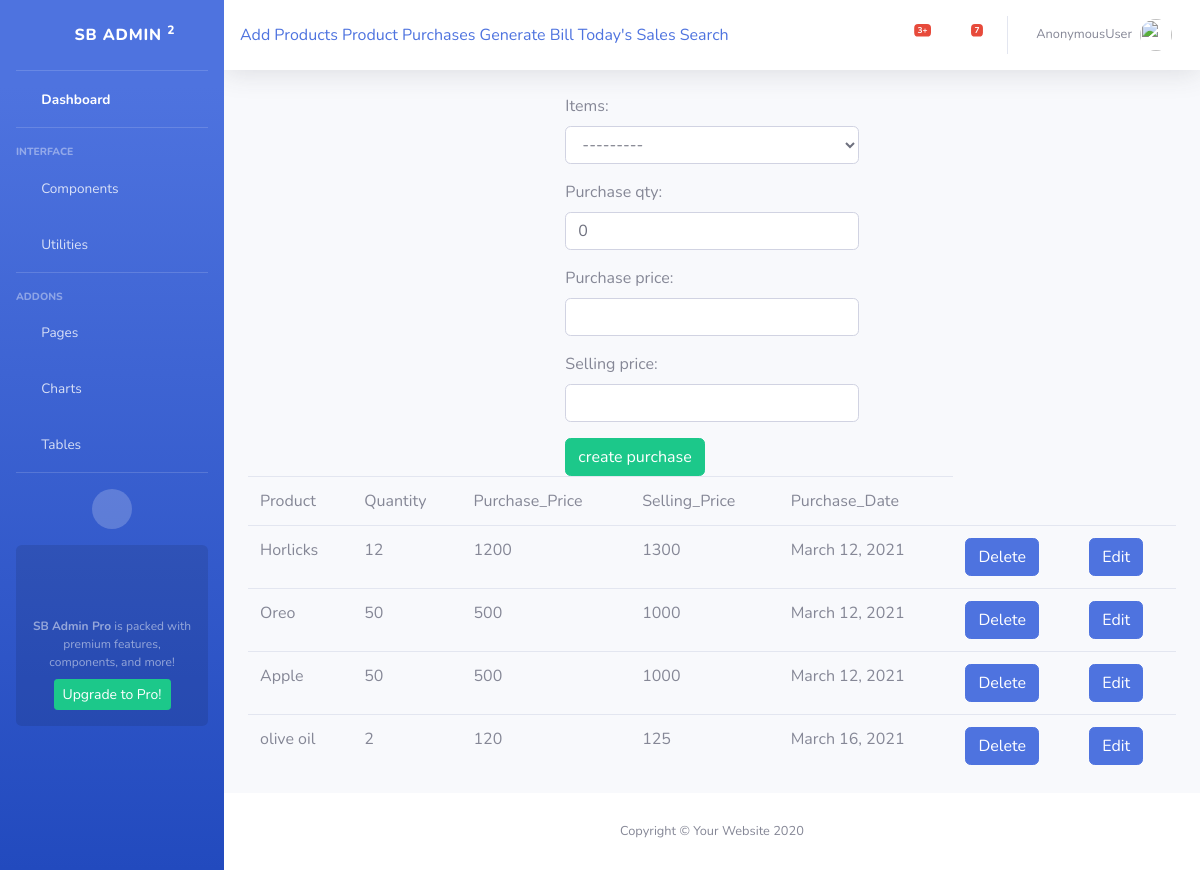
Page /billing/productcreate on the earlier database version.
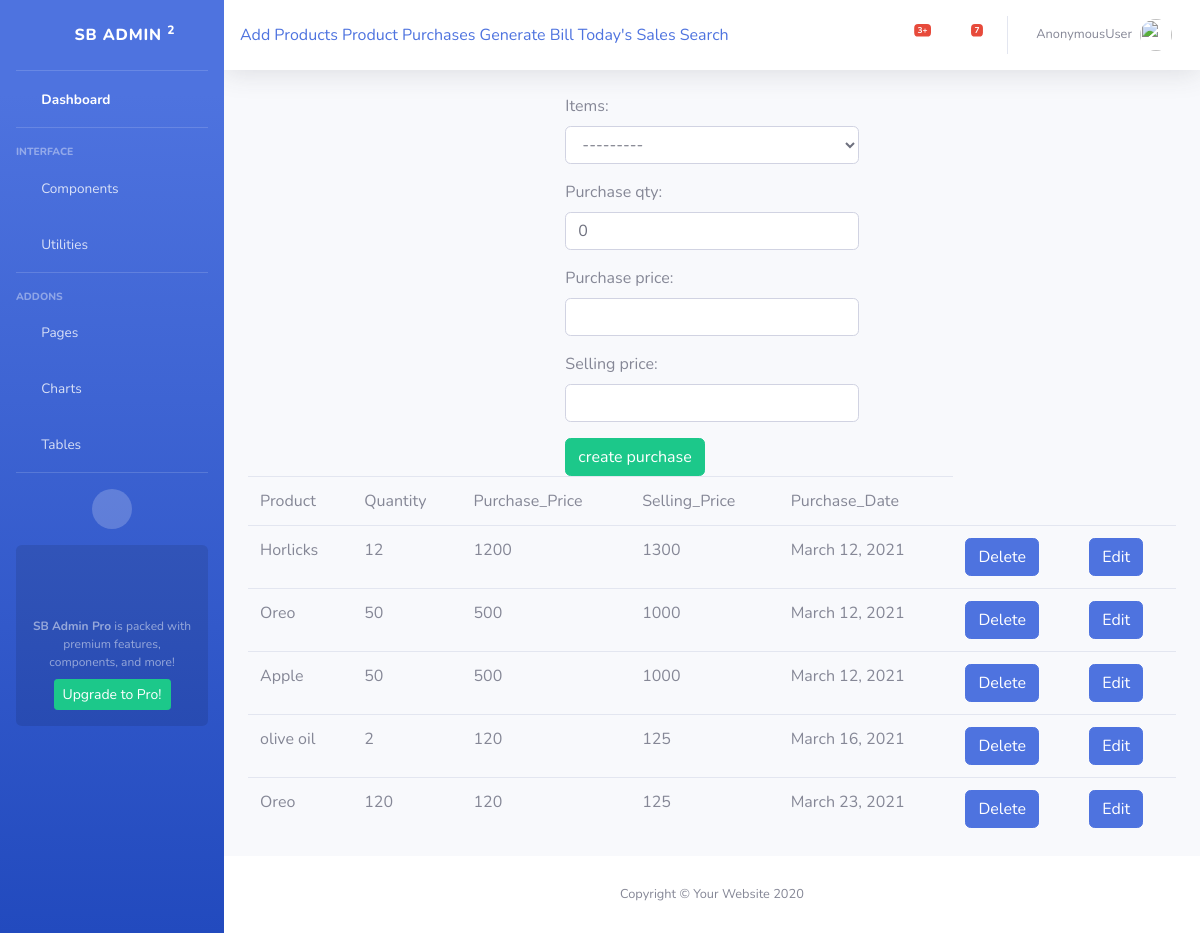
Same page on the later database version.
### app_billing/models.py (models this page shows, shortened)
class Purchase(models.Model):
    items = models.ForeignKey(Items, on_delete=models.CASCADE)
    purchase_qty = models.IntegerField(default=0)
    purchase_price = models.IntegerField()
    selling_price = models.IntegerField()
    purchase_date = models.DateField(auto_now=True)

class Items(models.Model):
    item_name = models.CharField(max_length=120)
    def __str__(self):
        return self.item_name

### app_billing/views.py (the view, shortened to what this page needs)
# urls.py: path('productcreate', PurchaseCreate.as_view(), name='productcreate'),
class PurchaseCreate(TemplateView):
    model = Purchase
    template_name = 'app_billing/purchase_create.html'
    form_class = PurchaceCreateForm
    def get(self, request, *args, **kwargs):
        products = self.model.objects.all()
        self.context = {
            "form":self.form_class,
            "products":products,
        }
        return render(request, self.template_name, self.context)

### app_billing/templates/app_billing/purchase_create.html (shortened to what this page needs)
{% extends 'app_billing/admin_base.html' %}
{% block body_block %}
<div class="row">
    <div class="col"></div>
        <div class="col-lg-4">
            <form method="post">
                {{form.as_p}}
                <input type="submit" class='btn btn-success' value="create purchase">
            </form>
        </div>
    <div class="col"></div>
</div>
<table class="table" >
        <tr>
        <td>Product</td>
        <td>Quantity</td>
        <td>Purchase_Price</td>
        <td>Selling_Price</td>
        <td>Purchase_Date</td>
    </tr>
    {% for product in products %}
    <tr>
        <td>{{ product.items }}</td>
        <td>{{ product.purchase_qty }}</td>
        <td>{{ product.purchase_price }}</td>
        <td>{{ product.selling_price }}</td>
         <td>{{ product.purchase_date }}</td>
        <td><a href="{% url 'productdelete' product.id %}" class="btn btn-primary" >Delete</a> </td>
        <td><a href="{% url 'productedit' product.id %}" class="btn btn-primary" >Edit</a> </td>
    </tr>
    {% endfor %}
</table>
{% endblock %}

Differences in the rows shown:
added Purchase: items "Oreo", purchase_qty "120", purchase_price "120", selling_price "125", purchase_date "March 23, 2021"
